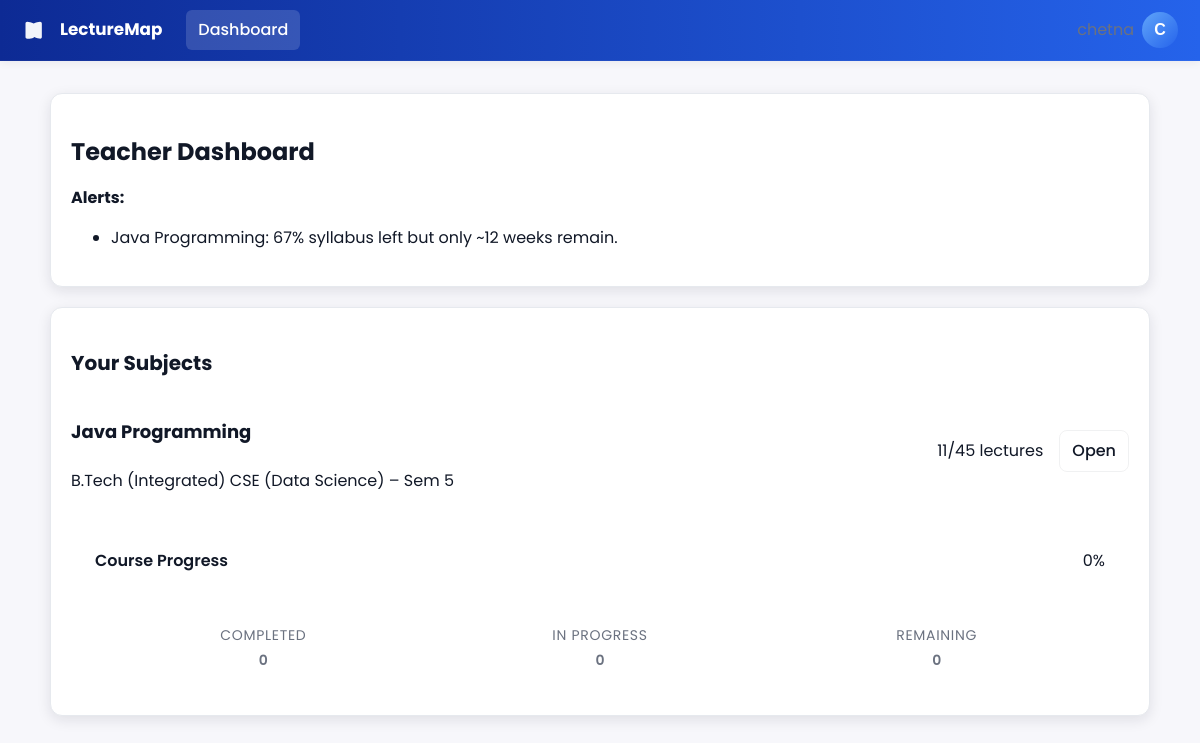
/teacher/ (signed in), run on the app's committed database.
### myapp/models.py (models this page shows, shortened)
class Subject(models.Model):
    name = models.CharField(max_length=200, unique=True)
    class_name = models.CharField(max_length=120, default="CSE-SEM-1")
    planned_lectures = models.PositiveIntegerField(default=24)
    start_date = models.DateField(default=timezone.now)
    end_date = models.DateField(null=True, blank=True)
    teacher = models.ForeignKey(User, on_delete=models.CASCADE, related_name='taught_subjects', null=True)
    @property
    def conducted_lectures(self):
        return self.sessions.count()
    @property
    def progress_percent(self):
        total_topics = Topic.objects.filter(chapter__subject=self).count()
        if total_topics == 0:
            return 0
        completed = TopicProgress.objects.filter(
            topic__chapter__subject=self,
            status='completed'
        ).count()
        in_progress = TopicProgress.objects.filter(
            topic__chapter__subject=self,
            status='in_progress'
        ).count()
        student_count = User.objects.filter(groups__name='Student').count()
        if student_count == 0:
            return 0
        weighted_progress = (completed + (in_progress * 0.5)) / student_count
        return round((weighted_progress / total_topics) * 100, 1)

### myapp/views.py (the view)
# urls.py: path('teacher/', views.teacher_dashboard, name='teacher_dashboard'),
@login_required
@user_passes_test(lambda u: _is_teacher(u))
def teacher_dashboard(request):
    subjects = Subject.objects.filter(teacher=request.user).order_by('class_name','name')  # only teacher's subjects
    alerts = []
    today = timezone.now().date()
    for s in subjects:
        weeks_left = max(((s.end_date - today).days // 7) if s.end_date else 12, 1)
        left_pct = 100 - s.progress_percent
        if left_pct > weeks_left * 5:  # arbitrary nudge: >5% per remaining week
            alerts.append(f"{s.name}: {left_pct:.0f}% syllabus left but only ~{weeks_left} weeks remain.")
    return render(request, 'myapp/teacher_dashboard.html', {'subjects': subjects, 'alerts': alerts})

### myapp/templatetags/myapp_extras.py (called while the page is built)
@register.filter
def is_teacher(user):
    return _is_teacher(user)

### myapp/views.py (called while the page is built)
def _is_teacher(user):
    return user.is_staff or user.groups.filter(name__iexact='Teacher').exists()

### templates/myapp/teacher_dashboard.html (shortened to what this page needs)
{% extends "base.html" %}
{% block content %}
<div class="card">
  <h2 class="text-2xl font-bold mb-4">Teacher Dashboard</h2>
  {% if alerts %}<p><strong>Alerts:</strong></p>
    <ul>{% for a in alerts %}<li>{{ a }}</li>{% endfor %}</ul>
  {% else %}<p class="muted">No alerts.</p>{% endif %}
</div>
<div class="card">
  <h3 class="text-xl font-semibold mb-4">Your Subjects</h3>
  <div class="grid gap-4">
    {% for s in subjects %}
    <div class="bg-white p-4 rounded-lg border border-gray-200">
      <div class="flex items-center justify-between mb-4">
        <div>
          <h4 class="text-lg font-semibold">{{ s.name }}</h4>
          <p class="text-gray-600">{{ s.class_name }}</p>
        </div>
        <div class="flex items-center gap-4">
          <span class="text-sm text-gray-600">
            {{ s.conducted_lectures }}/{{ s.planned_lectures }} lectures
          </span>
          <a class="btn btn-outline" href="{% url 'subject_detail' s.id %}">Open</a>
        </div>
      </div>
      <div hx-get="{% url 'progress_partial' s.id %}"
           hx-trigger="load every 3s"
           hx-swap="outerHTML"
           data-progress-bar>
        {% include "myapp/_progress_bar.html" with subject=s %}
      </div>
    </div>
    {% endfor %}
  </div>
</div>
{% endblock %}

### templates/topbar.html (shortened to what this page needs)
{% load static %}
{% load myapp_extras %}
<nav class="topbar">
  <div class="topbar-left flex items-center gap-4">
    <a href="{% url 'home' %}" class="logo">
      <span class="brand">LectureMap</span>
    </a>
    {% if user.is_authenticated %}
      {% if request.user|is_teacher %}
        <a href="{% url 'teacher_dashboard' %}" class="nav-link {% if request.resolver_match.url_name == 'teacher_dashboard' %}active{% endif %}">
          Dashboard
        </a>
      {% elif request.user|is_student %}
        <a href="{% url 'student_dashboard' %}" class="nav-link {% if request.resolver_match.url_name == 'student_dashboard' %}active{% endif %}">
          Dashboard
        </a>
      {% endif %}
    {% endif %}
  </div>
  <div class="topbar-right flex items-center gap-4">
    {% if user.is_authenticated %}
      <div class="flex items-center gap-2">
        {% if user.profile.full_name %}
          <span class="text-muted">{{ user.profile.full_name }}</span>
        {% else %}
          <span class="text-muted">{{ user.username }}</span>
        {% endif %}
        <div class="dropdown">
          <button class="avatar" onclick="toggleDropdown(event)" aria-haspopup="true" aria-expanded="false" style="background:linear-gradient(135deg,#60A5FA,#2563EB);width:36px;height:36px;border-radius:999px;border:none;color:white;font-weight:700;display:flex;align-items:center;justify-content:center">
            {{ user.username|make_list|first|upper }}
          </button>
        </div>
      </div>
    {% else %}
      <div class="flex items-center gap-2">
        <a href="{% url 'signup' %}" class="nav-link">Sign up</a>
        <a href="{% url 'login_role' 'student' %}" class="btn btn-primary">Login</a>
      </div>
    {% endif %}
  </div>
</nav>

### templates/myapp/_progress_bar.html (shortened to what this page needs)
<div class="progress-container" data-progress-bar>
  <div class="progress-stats">
    <div class="progress-label">Course Progress</div>
    <div class="progress-percent">{{ progress_percent|default:0 }}%</div>
  </div>
  <div class="progress-bar">
  </div>
  <div class="progress-details">
    <div class="progress-detail">
      <span class="detail-label">Completed</span>
      <span class="detail-value">{{ completed_topics|default:0 }}</span>
    </div>
    <div class="progress-detail">
      <span class="detail-label">In Progress</span>
      <span class="detail-value">{{ in_progress_topics|default:0 }}</span>
    </div>
    <div class="progress-detail">
      <span class="detail-label">Remaining</span>
      <span class="detail-value">{{ remaining_topics|default:0 }}</span>
    </div>
  </div>
</div>

### static/styles.css (style rules this page uses)
:root { --primary: #2563eb; --primary-dark: #1d4ed8; --accent: #0ea5e9; --success: #22c55e; --warning: #eab308; --danger: #ef4444; --bg-gradient: linear-gradient(180deg, #f8fafc 0%, #eef2ff 100%); --card-bg: #ffffff; --text: #1f2937; --text-muted: #6b7280; --border: #e5e7eb; --shadow-sm: 0 1px 2px rgba(0,0,0,0.05); --shadow: 0 4px 6px -1px rgba(0,0,0,0.1); --shadow-lg: 0 10px 15px -3px rgba(0,0,0,0.1); }
body { background: var(--bg-gradient); color: var(--text); font-family: 'Inter', system-ui, sans-serif; line-height: 1.5; min-height: 100vh; }
.card { background: var(--card-bg); border-radius: 0.75rem; box-shadow: var(--shadow); padding: 1.5rem; margin-bottom: 1.5rem; transition: box-shadow 0.2s; }
.topbar { background: var(--primary); color: white; padding: 0.75rem 1.5rem; }
.nav-link { color: rgba(255,255,255,0.9); text-decoration: none; padding: 0.5rem 0.75rem; border-radius: 0.375rem; transition: all 0.2s; }
.nav-link.active { background: rgba(255,255,255,0.15); color: white; font-weight: 500; }
.btn { display: inline-flex; align-items: center; padding: 0.5rem 1rem; border-radius: 0.375rem; font-weight: 500; text-decoration: none; transition: all 0.2s; border: none; cursor: pointer; }
.btn-outline { border: 1px solid var(--border); background: white; color: var(--text); }
.grid { display: grid; gap: 1.5rem; }
.flex { display: flex; }
.items-center { align-items: center; }
.justify-between { justify-content: space-between; }
.gap-2 { gap: 0.5rem; }
.gap-4 { gap: 1rem; }
.text-lg { font-size: 1.125rem; }
.text-xl { font-size: 1.25rem; }
.text-2xl { font-size: 1.5rem; }
.font-bold { font-weight: 700; }
.text-muted { color: var(--text-muted); }
.mb-4 { margin-bottom: 1rem; }
.progress-bar { width: 100%; height: 0.5rem; background: var(--border); border-radius: 9999px; overflow: hidden; }
.avatar { width: 2.5rem; height: 2.5rem; border-radius: 9999px; background: var(--primary); color: white; display: flex; align-items: center; justify-content: center; font-weight: 500; font-size: 1rem; }

### templates/base.html (style rules this page uses)
:root { --bg: #f7f7fb; --card: #ffffff; --muted: #6b7280; --text: #111827; --primary: #2563eb; --primary-600: #1d4ed8; --border: #e6e9ee; --card-shadow: 0 8px 24px rgba(16,24,40,0.06); --radius: 12px; }
body { margin: 0; font-family: 'Poppins', Inter, system-ui, -apple-system, 'Segoe UI', Roboto, 'Helvetica Neue', Arial; background: var(--bg); color: var(--text); -webkit-font-smoothing:antialiased; -moz-osx-font-smoothing:grayscale; line-height:1.5; }
.topbar { display:flex; justify-content:space-between; align-items:center; background: linear-gradient(90deg, rgba(13,42,148,1) 0%, rgba(37,99,235,1) 100%); color: white; padding: 10px 22px; box-shadow: 0 2px 8px rgba(16,24,40,0.06); border-bottom: 1px solid rgba(255,255,255,0.04); }
.logo { display:flex; align-items:center; gap:10px; text-decoration:none; color:white; }
.logo .brand { font-weight:700; font-size:1.05rem; }
.nav-link { color: rgba(255,255,255,0.9); margin-left:12px; text-decoration:none; font-weight:600; }
.btn { display:inline-flex; align-items:center; gap:8px; padding:8px 12px; border-radius:8px; cursor:pointer; border:1px solid var(--border); background:var(--card); color:var(--text); text-decoration:none; }
.btn-outline { background: transparent; border:1px solid rgba(15,23,42,0.06); }
.topbar-left, .topbar-right { display:flex; align-items:center; gap:12px; }
.card { background: var(--card); padding:20px; border-radius: var(--radius); margin-bottom:20px; box-shadow: var(--card-shadow); border:1px solid var(--border); }
.progress-container { background: white; padding: 1rem; border-radius: 0.5rem; }
.progress-bar { width: 100%; height: 8px; background: #e5e7eb; border-radius: 4px; overflow: hidden; margin: 8px 0; }
.progress-details { display: flex; justify-content: space-between; margin-top: 8px; font-size: 0.875rem; color: #6b7280; }
.progress-detail { text-align: center; }
.detail-label { display: block; font-size: 0.75rem; text-transform: uppercase; letter-spacing: 0.05em; margin-bottom: 2px; }
.detail-value { font-weight: 600; color: #374151; }
.topbar-left, .topbar-right { display: flex; align-items: center; }
.card { background: #fff; padding: 20px; border-radius: 12px; margin-bottom: 20px; box-shadow: 0 4px 14px rgba(16,24,40,.1); }

### templates/topbar.html (style rules this page uses)
.dropdown { position: relative; }

### data on the page
Subject: name "Java Programming", class_name "B.Tech (Integrated) CSE (Data Science) – Sem 5", conducted_lectures "11", planned_lectures "45", progress_percent "0", completed_topics "0", in_progress_topics "0", remaining_topics "0"

### other printed values
{{ user.username }} "chetna"
{{ user.username|make_list|first|upper }} "C"
{{ a }} "Java Programming: 67% syllabus left but only ~12 weeks remain."
